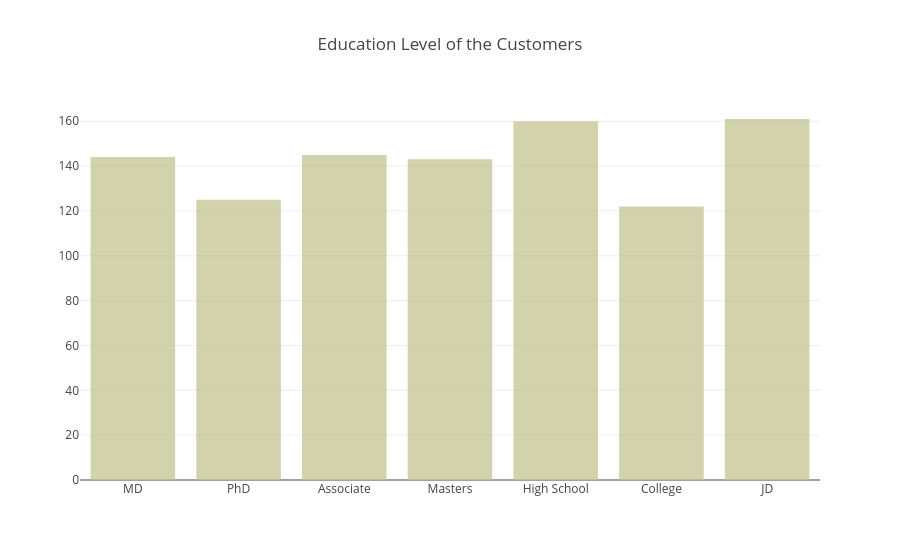

Notebook code cell kept with this figure:
### Code cell
trace = go.Histogram(
          x = data['insured_education_level'],
          name = 'Marvel',
          opacity = 0.75,
          marker = dict(
                 color = 'rgb(195, 195, 145, 0.5)'
          )
)
df = [trace]

layout = go.Layout(
    title = 'Education Level of the Customers')

fig = go.Figure(data = df, layout = layout)
py.iplot(fig)

### Figure 1 — Plotly figure (JSON) as saved in the notebook; plotly's stock layout.template omitted (floating-point values rounded to 4 significant figures; data arrays with more than 128 entries replaced by an {"elided": "..."} marker saying what was removed)
{"data": [{"marker": {"color": "rgb(195, 195, 145, 0.5)"}, "name": "Marvel", "opacity": 0.75, "type": "histogram", "uid": "2e5192e9-a4c2-45a5-99c9-89de4db9b84e", "x": {"elided": "1000 str values"}}], "layout": {"title": {"text": "Education Level of the Customers"}}}
